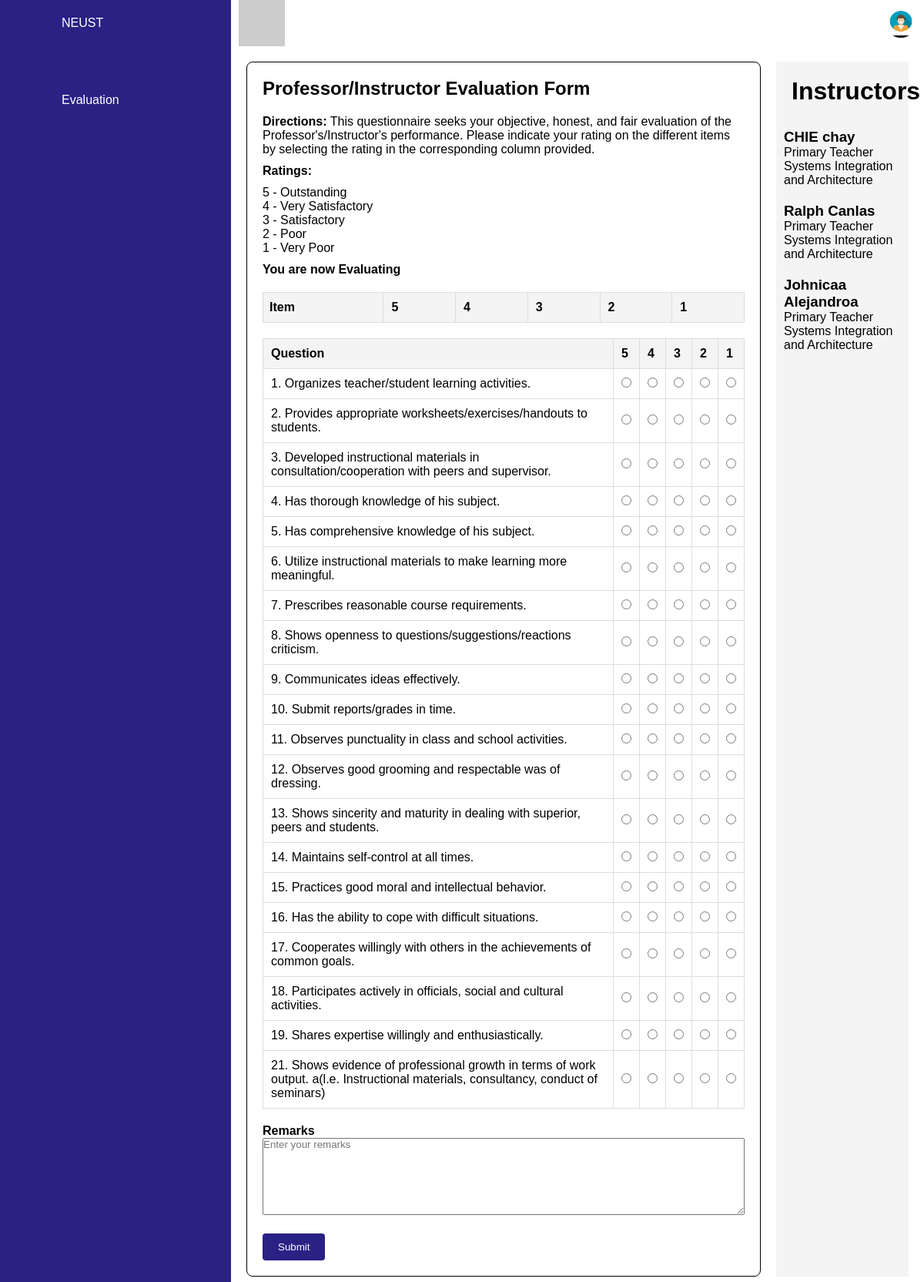
The app's page /student_evaluation.php (signed in), older data.
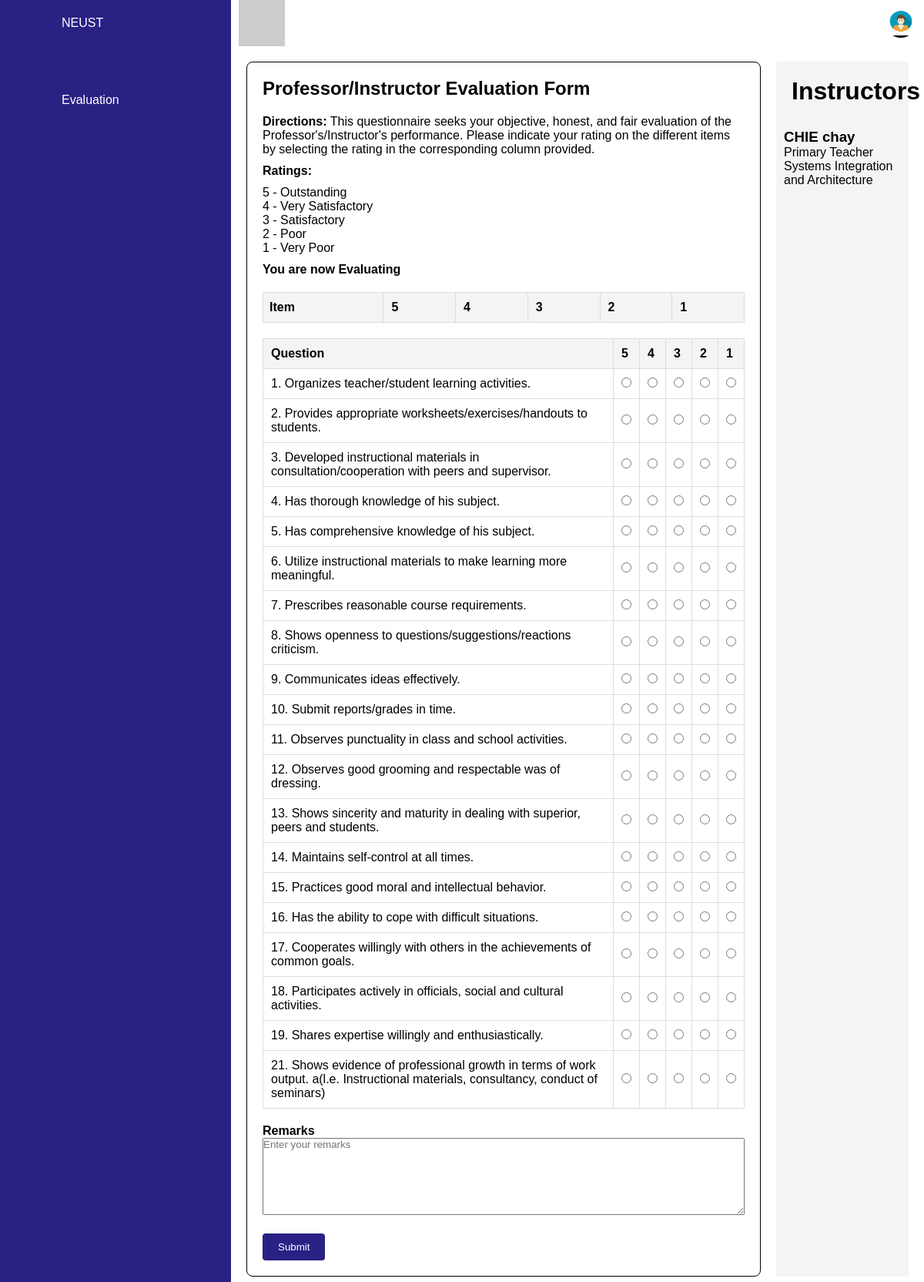
The same page, newer data.
### tables this page shows
CREATE TABLE `rate` (
  `rate_id` int(11) NOT NULL,
  `rate_name` varchar(100) NOT NULL,
  `rates` int(11) NOT NULL,
  `date_created` datetime DEFAULT current_timestamp()
);

CREATE TABLE `question` (
  `ques_id` int(11) NOT NULL,
  `questions` text NOT NULL,
  `date_created` datetime DEFAULT current_timestamp(),
  `status` enum('active','archived') DEFAULT 'active'
);

CREATE TABLE `class_teacher` (
  `class_teacher_id` int(11) NOT NULL,
  `advisory_class_id` int(11) NOT NULL,
  `teacher_type` varchar(50) NOT NULL,
  `sub_id` int(11) NOT NULL,
  `user_id` int(11) NOT NULL
);

CREATE TABLE `users` (
  `user_id` int(11) NOT NULL,
  `fname` varchar(100) NOT NULL,
  `mname` varchar(100) DEFAULT NULL,
  `lname` varchar(100) NOT NULL,
  `suffixname` varchar(20) DEFAULT NULL,
  `contact_no` varchar(20) NOT NULL,
  `houseno` int(20) NOT NULL,
  `street` varchar(100) NOT NULL,
  `barangay` varchar(100) NOT NULL,
  `city` varchar(100) NOT NULL,
  `province` varchar(100) NOT NULL,
  `postalcode` varchar(25) NOT NULL,
  `birthdate` date NOT NULL DEFAULT curdate(),
  `gender` enum('Female','Male') NOT NULL,
  `role` enum('Admin','Student','Instructor') NOT NULL,
  `email` varchar(100) NOT NULL,
  `password` varchar(100) DEFAULT NULL,
  `is_archived` tinyint(1) DEFAULT 0
);

CREATE TABLE `subject` (
  `sub_id` int(11) NOT NULL,
  `code` varchar(50) NOT NULL,
  `subjects` varchar(100) NOT NULL,
  `lec` int(11) NOT NULL,
  `lab` int(11) DEFAULT 0,
  `credit` int(11) NOT NULL,
  `description` text DEFAULT NULL
);

### student_evaluation.php (the view, shortened to what the changed rows need)
<?php
$servername = "localhost";
$username = "root";
$password = "";
$dbname = "cap";
$conn = new mysqli($servername, $username, $password, $dbname);
$user_id = $_SESSION['user_id'];
$getStudentSubjectsQuery = "
    SELECT DISTINCT sub_id
    FROM class_teacher
    WHERE user_id = ?
";
$stmt = $conn->prepare($getStudentSubjectsQuery);
$stmt->bind_param('i', $user_id);
$stmt->execute();
$result = $stmt->get_result();
$studentSubIdsArray = $result->fetch_all(MYSQLI_ASSOC);
$studentSubIds = array_column($studentSubIdsArray, 'sub_id');
if (!empty($studentSubIds)) {
    $placeholders = implode(',', array_fill(0, count($studentSubIds), '?'));
    $instructorQuery = "
        SELECT
            u.user_id,
            u.fName,
            u.lName,
            ct.teacher_type,
            ct.class_teacher_id,
            s.subjects
        FROM users u
        JOIN class_teacher ct ON u.user_id = ct.user_id
        JOIN subject s ON ct.sub_id = s.sub_id
        WHERE ct.sub_id IN ($placeholders)
          AND u.role = 'Instructor';
    ";
    $stmt = $conn->prepare($instructorQuery);
    if ($stmt) {
        $types = str_repeat('i', count($studentSubIds));
        $stmt->bind_param($types, ...$studentSubIds);
        $stmt->execute();
        $result = $stmt->get_result();
        $instructors = $result->fetch_all(MYSQLI_ASSOC);
    } else {
        die("Error preparing query: " . $conn->error);
    }
} else {
    $instructors = [];
    echo "No subjects found for this student.";
}
?>
<!DOCTYPE html>
<html lang="en">
<head>
    <link rel="stylesheet" href="style.css">
</head>
<body>
    <div class="containerr">
        <div class="main">
            <div class="evaluationContainer">
                <div class="evalFormContainer">
                    <h2>Professor/Instructor Evaluation Form</h2>
                    <?Php $query = "SELECT rate_name, rates FROM rate ORDER BY rates DESC";
                    $result = $conn->query($query);
                    if ($result->num_rows > 0): ?>
                        <ul>
                            <?php while ($row = $result->fetch_assoc()): ?>
                                <li><?php echo htmlspecialchars($row['rates'] . ' - ' . $row['rate_name']); ?></li>
                            <?php endwhile; ?>
                        </ul>
                    <?php else: ?>
                        <p>No ratings available.</p>
                    <?php endif;
                    ?>
                    <form action="process_instructor_evaluation_student.php" method="POST">
                        <table class="table">
                            <thead>
                                <tr>
                                    <th class="th">Item</th>
                                    <th>5</th>
                                    <th>4</th>
                                    <th>3</th>
                                    <th>2</th>
                                    <th>1</th>
                                </tr>
                            </thead>
                            <tbody>
                                <table>
                                    <thead>
                                        <tr>
                                            <th>Question</th>
                                            <th>5</th>
                                            <th>4</th>
                                            <th>3</th>
                                            <th>2</th>
                                            <th>1</th>
                                        </tr>
                                    </thead>
                                    <tbody>
                                        <?php
                                        $query = "SELECT ques_id, questions FROM question WHERE status = 'active' ORDER BY ques_id ASC";
                                        $result = $conn->query($query);
                                        if ($result->num_rows > 0) {
                                            while ($row = $result->fetch_assoc()) {
                                                echo '<tr>';
                                                echo '<td>' . htmlspecialchars($row['ques_id'] . '. ' . $row['questions']) . '</td>';
                                                for ($i = 5; $i >= 1; $i--) {
                                                    echo '<td><input type="radio" name="q' . $row['ques_id'] . '" value="' . $i . '" required></td>';
                                                }
                                                echo '</tr>';
                                            }
                                        } else {
                                            echo '<tr><td colspan="6">No questions available.</td></tr>';
                                        }
                                        ?>
                                    </tbody>
                                </table>
                    </form>
                </div>
                <div class="instructorContainer">
                    <h1>Instructors</h1>
                    <?php
                    if (!empty($instructors)) {
                        foreach ($instructors as $row) {
                            $fullName = htmlspecialchars($row['fName']) . ' ' . htmlspecialchars($row['lName']);
                            $subjectName = htmlspecialchars($row['subjects']);
                            $evaluationQuery = "
            SELECT eval_id
            FROM evaluation
            WHERE class_teacher_id = ? AND user_id = ?
        ";
                            $evalStmt = $conn->prepare($evaluationQuery);
                            $evalStmt->bind_param('ii', $row['class_teacher_id'], $user_id);
                            $evalStmt->execute();
                            $evalResult = $evalStmt->get_result();
                            $evaluated = $evalResult->num_rows > 0 ? 'true' : 'false';
                            $disabledClass = ($evaluated === 'true') ? 'disabled' : '';
                            ?>
                            <a href="student_evaluation.php?class_teacher_id=<?php echo $row['class_teacher_id']; ?>"
                                class="instructor <?php echo $disabledClass; ?>" data-evaluated="<?php echo $evaluated; ?>"
                                data-instructor-id="<?php echo $row['class_teacher_id']; ?>">
                                <div class="instructorDetails">
                                    <div>
                                        <h3><?php echo $fullName; ?></h3>
                                        <p><?php echo htmlspecialchars($row['teacher_type']); ?></p>
                                        <span><?php echo $subjectName; ?></span>
                                    </div>
                                </div>
                            </a>
                            <?php
                        }
                    } else {
                        echo '<p>No instructors available for evaluation.</p>';
                    }
                    ?>
                </div>
            </div>
</body>
</html>

Row changes from the older to the newer data that the page shows:
removed class_teacher: user.lname "Ralph Canlas", teacher_type "Primary Teacher", sub.subjects "Systems Integration and Architecture"
removed class_teacher: user.lname "Johnicaa Alejandroa", teacher_type "Primary Teacher", sub.subjects "Systems Integration and Architecture"
